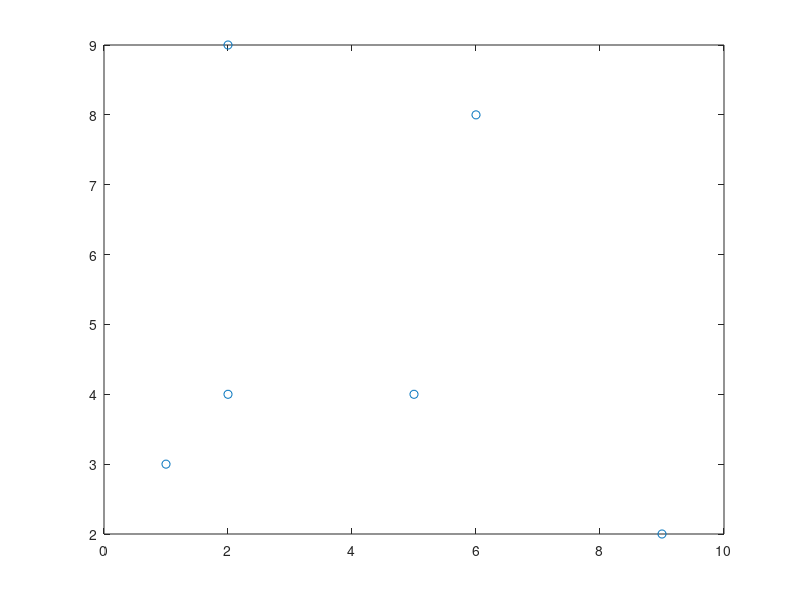

Write the MATLAB code that produced this figure.
plot([1 5 6 9 2 2], [3 4 8 2 9 4],'o')

current_directory= cd;

fname=input('enter file name:  ','s');
pname=input('enter pathname:   ','s');

cmd=['fname = ' setstr(39) pname '/' fname setstr(39)]
eval(cmd)

cmd=['print -depsc2 ' fname ]
eval(cmd)

